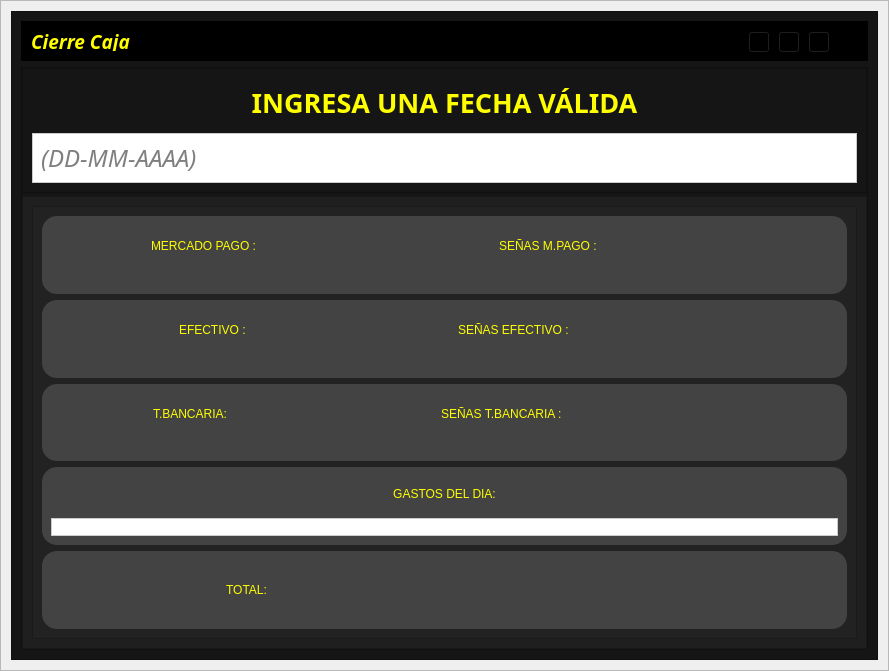
<?xml version="1.0" encoding="UTF-8"?>
<ui version="4.0">
 <class>DetailWindow</class>
 <widget class="QWidget" name="DetailWindow">
  <property name="geometry">
   <rect>
    <x>0</x>
    <y>0</y>
    <width>889</width>
    <height>671</height>
   </rect>
  </property>
  <property name="windowTitle">
   <string>Form</string>
  </property>
  <layout class="QGridLayout" name="gridLayout">
   <property name="leftMargin">
    <number>0</number>
   </property>
   <property name="topMargin">
    <number>0</number>
   </property>
   <property name="rightMargin">
    <number>0</number>
   </property>
   <property name="bottomMargin">
    <number>0</number>
   </property>
   <item row="0" column="0">
    <widget class="QFrame" name="central_widget_frame">
     <property name="frameShape">
      <enum>QFrame::StyledPanel</enum>
     </property>
     <property name="frameShadow">
      <enum>QFrame::Raised</enum>
     </property>
     <layout class="QVBoxLayout" name="shadow_layout">
      <property name="spacing">
       <number>0</number>
      </property>
      <property name="leftMargin">
       <number>10</number>
      </property>
      <property name="topMargin">
       <number>10</number>
      </property>
      <property name="rightMargin">
       <number>10</number>
      </property>
      <property name="bottomMargin">
       <number>10</number>
      </property>
      <item>
       <widget class="QFrame" name="background_frame">
        <property name="styleSheet">
         <string notr="true">background-color: rgb(21, 21, 21);</string>
        </property>
        <property name="frameShape">
         <enum>QFrame::StyledPanel</enum>
        </property>
        <property name="frameShadow">
         <enum>QFrame::Raised</enum>
        </property>
        <layout class="QVBoxLayout" name="verticalLayout_6">
         <item>
          <widget class="QFrame" name="frame_nav">
           <property name="minimumSize">
            <size>
             <width>0</width>
             <height>40</height>
            </size>
           </property>
           <property name="maximumSize">
            <size>
             <width>16777215</width>
             <height>40</height>
            </size>
           </property>
           <property name="styleSheet">
            <string notr="true">background-color: rgb(0, 0, 0);</string>
           </property>
           <property name="frameShape">
            <enum>QFrame::StyledPanel</enum>
           </property>
           <property name="frameShadow">
            <enum>QFrame::Raised</enum>
           </property>
           <layout class="QHBoxLayout" name="horizontalLayout_7">
            <item>
             <widget class="QLabel" name="label_tittle">
              <property name="font">
               <font>
                <family>Tw Cen MT</family>
                <pointsize>14</pointsize>
                <weight>75</weight>
                <italic>true</italic>
                <bold>true</bold>
               </font>
              </property>
              <property name="styleSheet">
               <string notr="true">color: rgb(255, 255, 0);</string>
              </property>
              <property name="text">
               <string>Cierre Caja</string>
              </property>
             </widget>
            </item>
            <item>
             <widget class="QFrame" name="butttons_holder_frame">
              <property name="minimumSize">
               <size>
                <width>110</width>
                <height>30</height>
               </size>
              </property>
              <property name="maximumSize">
               <size>
                <width>110</width>
                <height>16777215</height>
               </size>
              </property>
              <property name="frameShape">
               <enum>QFrame::StyledPanel</enum>
              </property>
              <property name="frameShadow">
               <enum>QFrame::Raised</enum>
              </property>
              <widget class="QToolButton" name="minimize_button">
               <property name="geometry">
                <rect>
                 <x>0</x>
                 <y>0</y>
                 <width>22</width>
                 <height>22</height>
                </rect>
               </property>
               <property name="text">
                <string>...</string>
               </property>
               <property name="icon">
                <iconset>
                 <normaloff>L:/.designer/assets/icons/minimize-window.png</normaloff>L:/.designer/assets/icons/minimize-window.png</iconset>
               </property>
              </widget>
              <widget class="QToolButton" name="restore_button">
               <property name="geometry">
                <rect>
                 <x>30</x>
                 <y>0</y>
                 <width>22</width>
                 <height>22</height>
                </rect>
               </property>
               <property name="text">
                <string>...</string>
               </property>
               <property name="icon">
                <iconset>
                 <normaloff>L:/.designer/assets/icons/restore-window.png</normaloff>L:/.designer/assets/icons/restore-window.png</iconset>
               </property>
              </widget>
              <widget class="QToolButton" name="maximize_button">
               <property name="geometry">
                <rect>
                 <x>30</x>
                 <y>0</y>
                 <width>22</width>
                 <height>22</height>
                </rect>
               </property>
               <property name="text">
                <string>...</string>
               </property>
               <property name="icon">
                <iconset>
                 <normaloff>L:/.designer/assets/icons/maximize-window.png</normaloff>L:/.designer/assets/icons/maximize-window.png</iconset>
               </property>
              </widget>
              <widget class="QToolButton" name="close_button">
               <property name="geometry">
                <rect>
                 <x>60</x>
                 <y>0</y>
                 <width>22</width>
                 <height>22</height>
                </rect>
               </property>
               <property name="text">
                <string>...</string>
               </property>
               <property name="icon">
                <iconset>
                 <normaloff>L:/.designer/assets/icons/close-window.png</normaloff>L:/.designer/assets/icons/close-window.png</iconset>
               </property>
              </widget>
             </widget>
            </item>
           </layout>
          </widget>
         </item>
         <item>
          <widget class="QFrame" name="content_frame">
           <property name="frameShape">
            <enum>QFrame::StyledPanel</enum>
           </property>
           <property name="frameShadow">
            <enum>QFrame::Raised</enum>
           </property>
           <layout class="QVBoxLayout" name="verticalLayout_2">
            <property name="spacing">
             <number>3</number>
            </property>
            <property name="leftMargin">
             <number>0</number>
            </property>
            <property name="topMargin">
             <number>0</number>
            </property>
            <property name="rightMargin">
             <number>0</number>
            </property>
            <property name="bottomMargin">
             <number>0</number>
            </property>
            <item>
             <widget class="QFrame" name="frame">
              <property name="maximumSize">
               <size>
                <width>16777215</width>
                <height>125</height>
               </size>
              </property>
              <property name="styleSheet">
               <string notr="true">background-color: rgb(21, 21, 21);</string>
              </property>
              <property name="frameShape">
               <enum>QFrame::StyledPanel</enum>
              </property>
              <property name="frameShadow">
               <enum>QFrame::Raised</enum>
              </property>
              <layout class="QVBoxLayout" name="verticalLayout_3">
               <item>
                <widget class="QLabel" name="label">
                 <property name="font">
                  <font>
                   <family>Segoe UI Black</family>
                   <pointsize>20</pointsize>
                   <weight>75</weight>
                   <bold>true</bold>
                  </font>
                 </property>
                 <property name="styleSheet">
                  <string notr="true">
color: rgb(255, 255, 0);</string>
                 </property>
                 <property name="text">
                  <string>INGRESA UNA FECHA VÁLIDA</string>
                 </property>
                 <property name="alignment">
                  <set>Qt::AlignCenter</set>
                 </property>
                </widget>
               </item>
               <item>
                <widget class="QLineEdit" name="fecha_lineEdit">
                 <property name="minimumSize">
                  <size>
                   <width>0</width>
                   <height>50</height>
                  </size>
                 </property>
                 <property name="font">
                  <font>
                   <family>Segoe UI Black</family>
                   <pointsize>18</pointsize>
                   <weight>10</weight>
                   <italic>true</italic>
                   <bold>false</bold>
                  </font>
                 </property>
                 <property name="styleSheet">
                  <string notr="true">background-color: rgb(255, 255, 255);
border: 1px solid #cbcbcb;
font: 87 italic 18pt &quot;Segoe UI Black&quot;;</string>
                 </property>
                 <property name="text">
                  <string/>
                 </property>
                 <property name="maxLength">
                  <number>32764</number>
                 </property>
                 <property name="placeholderText">
                  <string> (DD-MM-AAAA)</string>
                 </property>
                 <property name="cursorMoveStyle">
                  <enum>Qt::LogicalMoveStyle</enum>
                 </property>
                </widget>
               </item>
              </layout>
             </widget>
            </item>
            <item>
             <widget class="QFrame" name="frame_2">
              <property name="styleSheet">
               <string notr="true">background-color: rgb(31, 31, 31);</string>
              </property>
              <property name="frameShape">
               <enum>QFrame::StyledPanel</enum>
              </property>
              <property name="frameShadow">
               <enum>QFrame::Raised</enum>
              </property>
              <layout class="QHBoxLayout" name="horizontalLayout_4">
               <item>
                <widget class="QFrame" name="frame_5">
                 <property name="styleSheet">
                  <string notr="true">background-color: rgb(34, 34, 34);</string>
                 </property>
                 <property name="frameShape">
                  <enum>QFrame::StyledPanel</enum>
                 </property>
                 <property name="frameShadow">
                  <enum>QFrame::Raised</enum>
                 </property>
                 <layout class="QVBoxLayout" name="verticalLayout_4">
                  <item>
                   <widget class="QFrame" name="frame_3">
                    <property name="styleSheet">
                     <string notr="true">background-color: rgb(67, 67, 67);
border-radius: 15px;</string>
                    </property>
                    <property name="frameShape">
                     <enum>QFrame::StyledPanel</enum>
                    </property>
                    <property name="frameShadow">
                     <enum>QFrame::Raised</enum>
                    </property>
                    <widget class="QLabel" name="mp_ico_label">
                     <property name="geometry">
                      <rect>
                       <x>11</x>
                       <y>11</y>
                       <width>16</width>
                       <height>16</height>
                      </rect>
                     </property>
                     <property name="styleSheet">
                      <string notr="true">image: url(:/prefijoNuevo/assets/icons/mercadopago.png);</string>
                     </property>
                     <property name="text">
                      <string/>
                     </property>
                    </widget>
                    <widget class="QLabel" name="mp_namelabel">
                     <property name="geometry">
                      <rect>
                       <x>109</x>
                       <y>11</y>
                       <width>242</width>
                       <height>37</height>
                      </rect>
                     </property>
                     <property name="styleSheet">
                      <string notr="true">
color: rgb(255, 255, 0);
font: 87 16pt &quot;Segoe UI Black&quot;;</string>
                     </property>
                     <property name="text">
                      <string>MERCADO PAGO :</string>
                     </property>
                    </widget>
                    <widget class="QLabel" name="mp_label">
                     <property name="geometry">
                      <rect>
                       <x>358</x>
                       <y>11</y>
                       <width>17</width>
                       <height>38</height>
                      </rect>
                     </property>
                     <property name="styleSheet">
                      <string notr="true">color: rgb(230, 230, 230);
font: 87 16pt &quot;Segoe UI Black&quot;;</string>
                     </property>
                     <property name="text">
                      <string/>
                     </property>
                    </widget>
                    <widget class="QLabel" name="mp_segna_namelabel">
                     <property name="geometry">
                      <rect>
                       <x>457</x>
                       <y>11</y>
                       <width>227</width>
                       <height>37</height>
                      </rect>
                     </property>
                     <property name="styleSheet">
                      <string notr="true">
color: rgb(255, 255, 0);
font: 87 16pt &quot;Segoe UI Black&quot;;</string>
                     </property>
                     <property name="text">
                      <string>SEÑAS M.PAGO :</string>
                     </property>
                    </widget>
                    <widget class="QLabel" name="mp_segna_label">
                     <property name="geometry">
                      <rect>
                       <x>691</x>
                       <y>11</y>
                       <width>91</width>
                       <height>43</height>
                      </rect>
                     </property>
                     <property name="styleSheet">
                      <string notr="true">color: rgb(230, 230, 230);
font: 87 16pt &quot;Segoe UI Black&quot;;</string>
                     </property>
                     <property name="text">
                      <string/>
                     </property>
                    </widget>
                   </widget>
                  </item>
                  <item>
                   <widget class="QFrame" name="frame_4">
                    <property name="styleSheet">
                     <string notr="true">background-color: rgb(67, 67, 67);
border-radius: 15px;</string>
                    </property>
                    <property name="frameShape">
                     <enum>QFrame::StyledPanel</enum>
                    </property>
                    <property name="frameShadow">
                     <enum>QFrame::Raised</enum>
                    </property>
                    <widget class="QLabel" name="efec_ico_label">
                     <property name="geometry">
                      <rect>
                       <x>11</x>
                       <y>11</y>
                       <width>16</width>
                       <height>16</height>
                      </rect>
                     </property>
                     <property name="styleSheet">
                      <string notr="true">image: url(:/prefijoNuevo/assets/icons/efectivo.png);</string>
                     </property>
                     <property name="text">
                      <string/>
                     </property>
                    </widget>
                    <widget class="QLabel" name="efec_namelabel">
                     <property name="geometry">
                      <rect>
                       <x>137</x>
                       <y>11</y>
                       <width>145</width>
                       <height>37</height>
                      </rect>
                     </property>
                     <property name="styleSheet">
                      <string notr="true">
color: rgb(255, 255, 0);
font: 87 16pt &quot;Segoe UI Black&quot;;</string>
                     </property>
                     <property name="text">
                      <string>EFECTIVO :</string>
                     </property>
                    </widget>
                    <widget class="QLabel" name="efec_label">
                     <property name="geometry">
                      <rect>
                       <x>289</x>
                       <y>11</y>
                       <width>17</width>
                       <height>38</height>
                      </rect>
                     </property>
                     <property name="styleSheet">
                      <string notr="true">color: rgb(230, 230, 230);
font: 87 16pt &quot;Segoe UI Black&quot;;</string>
                     </property>
                     <property name="text">
                      <string/>
                     </property>
                    </widget>
                    <widget class="QLabel" name="efec_segna_label_">
                     <property name="geometry">
                      <rect>
                       <x>663</x>
                       <y>11</y>
                       <width>17</width>
                       <height>38</height>
                      </rect>
                     </property>
                     <property name="styleSheet">
                      <string notr="true">color: rgb(230, 230, 230);
font: 87 16pt &quot;Segoe UI Black&quot;;</string>
                     </property>
                     <property name="text">
                      <string/>
                     </property>
                    </widget>
                    <widget class="QLabel" name="efec_segna_namelabel">
                     <property name="geometry">
                      <rect>
                       <x>416</x>
                       <y>11</y>
                       <width>240</width>
                       <height>37</height>
                      </rect>
                     </property>
                     <property name="styleSheet">
                      <string notr="true">
color: rgb(255, 255, 0);
font: 87 16pt &quot;Segoe UI Black&quot;;</string>
                     </property>
                     <property name="text">
                      <string>SEÑAS EFECTIVO :</string>
                     </property>
                    </widget>
                   </widget>
                  </item>
                  <item>
                   <widget class="QFrame" name="frame_6">
                    <property name="styleSheet">
                     <string notr="true">background-color: rgb(67, 67, 67);
border-radius: 15px;</string>
                    </property>
                    <property name="frameShape">
                     <enum>QFrame::StyledPanel</enum>
                    </property>
                    <property name="frameShadow">
                     <enum>QFrame::Raised</enum>
                    </property>
                    <widget class="QLabel" name="transfe_ico_label">
                     <property name="geometry">
                      <rect>
                       <x>11</x>
                       <y>11</y>
                       <width>16</width>
                       <height>16</height>
                      </rect>
                     </property>
                     <property name="styleSheet">
                      <string notr="true">image: url(:/prefijoNuevo/assets/icons/banco.png);</string>
                     </property>
                     <property name="text">
                      <string/>
                     </property>
                    </widget>
                    <widget class="QLabel" name="transfe_namelabel">
                     <property name="geometry">
                      <rect>
                       <x>111</x>
                       <y>11</y>
                       <width>180</width>
                       <height>37</height>
                      </rect>
                     </property>
                     <property name="styleSheet">
                      <string notr="true">
color: rgb(255, 255, 0);
font: 87 16pt &quot;Segoe UI Black&quot;;</string>
                     </property>
                     <property name="text">
                      <string>T.BANCARIA:</string>
                     </property>
                    </widget>
                    <widget class="QLabel" name="transfe_label">
                     <property name="geometry">
                      <rect>
                       <x>298</x>
                       <y>11</y>
                       <width>17</width>
                       <height>38</height>
                      </rect>
                     </property>
                     <property name="styleSheet">
                      <string notr="true">color: rgb(230, 230, 230);
font: 87 16pt &quot;Segoe UI Black&quot;;</string>
                     </property>
                     <property name="text">
                      <string/>
                     </property>
                    </widget>
                    <widget class="QLabel" name="transfe_segna_namelabel">
                     <property name="geometry">
                      <rect>
                       <x>399</x>
                       <y>11</y>
                       <width>283</width>
                       <height>37</height>
                      </rect>
                     </property>
                     <property name="styleSheet">
                      <string notr="true">
color: rgb(255, 255, 0);
font: 87 16pt &quot;Segoe UI Black&quot;;</string>
                     </property>
                     <property name="text">
                      <string>SEÑAS T.BANCARIA :</string>
                     </property>
                    </widget>
                    <widget class="QLabel" name="transfe_segna_label">
                     <property name="geometry">
                      <rect>
                       <x>689</x>
                       <y>11</y>
                       <width>17</width>
                       <height>38</height>
                      </rect>
                     </property>
                     <property name="styleSheet">
                      <string notr="true">color: rgb(230, 230, 230);
font: 87 16pt &quot;Segoe UI Black&quot;;</string>
                     </property>
                     <property name="text">
                      <string/>
                     </property>
                    </widget>
                   </widget>
                  </item>
                  <item>
                   <widget class="QFrame" name="frame_7">
                    <property name="styleSheet">
                     <string notr="true">background-color: rgb(67, 67, 67);
border-radius: 15px;</string>
                    </property>
                    <property name="frameShape">
                     <enum>QFrame::StyledPanel</enum>
                    </property>
                    <property name="frameShadow">
                     <enum>QFrame::Raised</enum>
                    </property>
                    <layout class="QVBoxLayout" name="verticalLayout">
                     <item>
                      <widget class="QLabel" name="gastos_namelabel">
                       <property name="styleSheet">
                        <string notr="true">
color: rgb(255, 255, 0);
font: 87 16pt &quot;Segoe UI Black&quot;;</string>
                       </property>
                       <property name="text">
                        <string>GASTOS DEL DIA:</string>
                       </property>
                       <property name="scaledContents">
                        <bool>false</bool>
                       </property>
                       <property name="alignment">
                        <set>Qt::AlignCenter</set>
                       </property>
                      </widget>
                     </item>
                     <item>
                      <widget class="QLineEdit" name="gastos_lineEdit">
                       <property name="styleSheet">
                        <string notr="true">background-color: rgb(255, 255, 255);
border: 1px solid #cbcbcb;
font: 87 italic 18pt &quot;Segoe UI Black&quot;;</string>
                       </property>
                      </widget>
                     </item>
                    </layout>
                   </widget>
                  </item>
                  <item>
                   <widget class="QFrame" name="frame_8">
                    <property name="sizePolicy">
                     <sizepolicy hsizetype="Preferred" vsizetype="Preferred">
                      <horstretch>0</horstretch>
                      <verstretch>0</verstretch>
                     </sizepolicy>
                    </property>
                    <property name="styleSheet">
                     <string notr="true">background-color: rgb(67, 67, 67);
border-radius: 15px;</string>
                    </property>
                    <property name="frameShape">
                     <enum>QFrame::StyledPanel</enum>
                    </property>
                    <property name="frameShadow">
                     <enum>QFrame::Raised</enum>
                    </property>
                    <layout class="QHBoxLayout" name="horizontalLayout_3">
                     <item>
                      <widget class="QLabel" name="total_namelabel">
                       <property name="styleSheet">
                        <string notr="true">color: rgb(255, 255, 0);
font: 87 16pt &quot;Segoe UI Black&quot;;</string>
                       </property>
                       <property name="text">
                        <string>TOTAL:</string>
                       </property>
                       <property name="alignment">
                        <set>Qt::AlignCenter</set>
                       </property>
                      </widget>
                     </item>
                     <item>
                      <widget class="QLabel" name="total_label">
                       <property name="styleSheet">
                        <string notr="true">color: rgb(230, 230, 230);
font: 87 16pt &quot;Segoe UI Black&quot;;</string>
                       </property>
                       <property name="text">
                        <string/>
                       </property>
                      </widget>
                     </item>
                    </layout>
                   </widget>
                  </item>
                 </layout>
                </widget>
               </item>
              </layout>
             </widget>
            </item>
           </layout>
          </widget>
         </item>
        </layout>
       </widget>
      </item>
     </layout>
    </widget>
   </item>
  </layout>
 </widget>
 <resources>
  <include location="icons.qrc"/>
 </resources>
 <connections/>
</ui>
